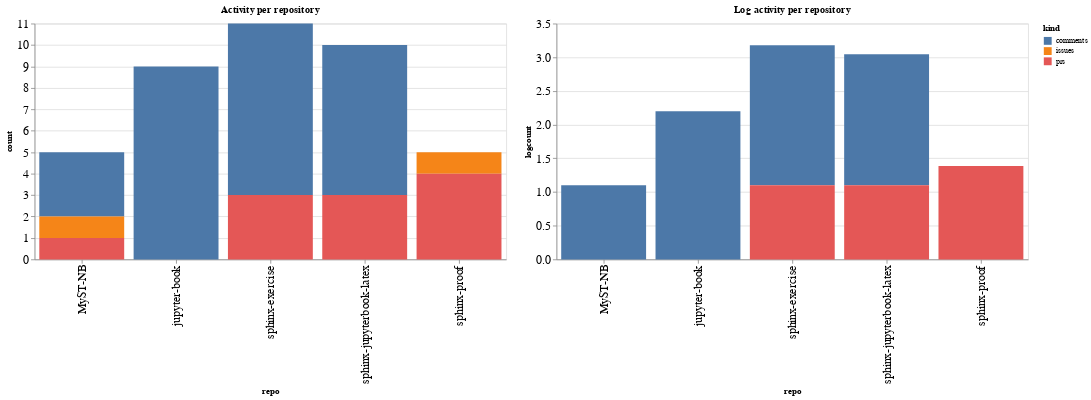

Notebook code for this chart:
### Code cell
ch1 = alt.Chart(repo_summaries, width=600, title="Activity per repository").mark_bar().encode(
    x='repo',
    y='count',
    color='kind',
    tooltip="kind"
)

ch2 = alt.Chart(repo_summaries, width=600, title="Log activity per repository").mark_bar().encode(
    x='repo',
    y='logcount',
    color='kind',
    tooltip="kind"
)

ch1 | ch2

### Figure 1 — Vega-Lite specification as saved in the notebook (floating-point values rounded to 4 significant figures)
{"config": {"axisLeft": {"labelFontSize": 15}, "axisBottom": {"labelFontSize": 15}}, "hconcat": [{"mark": "bar", "encoding": {"color": {"type": "nominal", "field": "kind"}, "tooltip": {"type": "nominal", "field": "kind"}, "x": {"type": "nominal", "field": "repo"}, "y": {"type": "quantitative", "field": "count"}}, "title": "Activity per repository", "width": 600}, {"mark": "bar", "encoding": {"color": {"type": "nominal", "field": "kind"}, "tooltip": {"type": "nominal", "field": "kind"}, "x": {"type": "nominal", "field": "repo"}, "y": {"type": "quantitative", "field": "logcount"}}, "title": "Log activity per repository", "width": 600}], "data": {"name": "data-516467aa286da24ece5464076454a767"}, "$schema": "https://vega.github.io/schema/vega-lite/v4.8.1.json", "datasets": {"data-516467aa286da24ece5464076454a767": [{"repo": "MyST-NB", "kind": "comments", "count": 3, "logcount": 1.099}, {"repo": "MyST-NB", "kind": "issues", "count": 1, "logcount": 0.0}, {"repo": "MyST-NB", "kind": "prs", "count": 1, "logcount": 0.0}, {"repo": "jupyter-book", "kind": "comments", "count": 9, "logcount": 2.197}, {"repo": "sphinx-exercise", "kind": "comments", "count": 8, "logcount": 2.079}, {"repo": "sphinx-exercise", "kind": "prs", "count": 3, "logcount": 1.099}, {"repo": "sphinx-jupyterbook-latex", "kind": "comments", "count": 7, "logcount": 1.946}, {"repo": "sphinx-jupyterbook-latex", "kind": "prs", "count": 3, "logcount": 1.099}, {"repo": "sphinx-proof", "kind": "issues", "count": 1, "logcount": 0.0}, {"repo": "sphinx-proof", "kind": "prs", "count": 4, "logcount": 1.386}]}}
